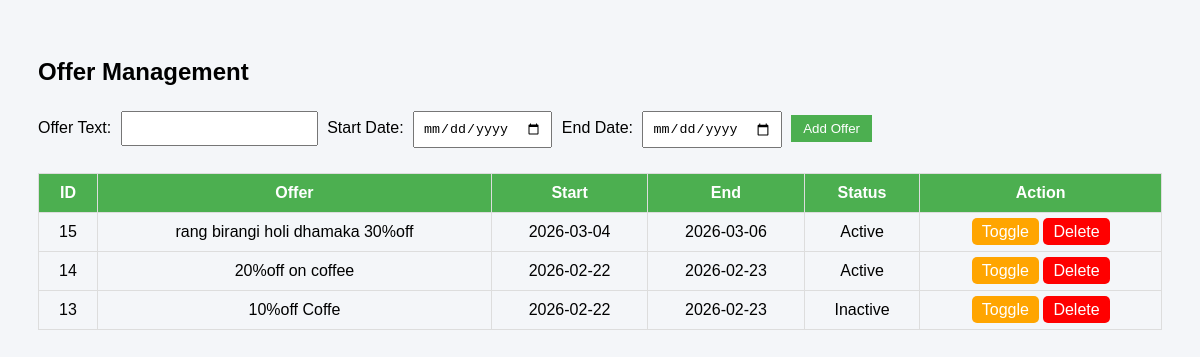
Screenshot of /admin_offers.php with the database file from the repository.
### tables this page shows
CREATE TABLE `offers` (
  `id` int(11) NOT NULL,
  `offer_text` varchar(255) DEFAULT NULL,
  `start_date` date DEFAULT NULL,
  `end_date` date DEFAULT NULL,
  `status` enum('Active','Inactive') DEFAULT 'Active'
);

### admin_offers.php (the view, shortened to what this page needs)
<?php
$conn = new mysqli("localhost", "root", "", "restaurant_db");
$result = $conn->query("SELECT * FROM offers ORDER BY id DESC");
?>
<!DOCTYPE html>
<html>
<head>
</head>
<body>
<h2>Offer Management</h2>
<form method="POST">
    Offer Text: <input type="text" name="offer_text" required>
    Start Date: <input type="date" name="start" required>
    End Date: <input type="date" name="end" required>
    <button name="add">Add Offer</button>
</form>
<table>
<tr>
<th>ID</th>
<th>Offer</th>
<th>Start</th>
<th>End</th>
<th>Status</th>
<th>Action</th>
</tr>
<?php while($row = $result->fetch_assoc()): ?>
<tr>
<td><?php echo $row['id']; ?></td>
<td><?php echo $row['offer_text']; ?></td>
<td><?php echo $row['start_date']; ?></td>
<td><?php echo $row['end_date']; ?></td>
<td><?php echo $row['status']; ?></td>
<td>
<a class="toggle" href="?toggle=<?php echo $row['id']; ?>">Toggle</a>
<a class="delete" href="?delete=<?php echo $row['id']; ?>" onclick="return confirm('Delete offer?')">Delete</a>
</td>
</tr>
<?php endwhile; ?>
</table>
</body>
</html>

### admin_offers.php (style rules this page uses)
body { font-family:Arial;background:#f4f6f9;padding:30px; }
form input { padding:8px;margin:5px; }
button { padding:6px 12px;background:#4CAF50;color:white;border:none; }
table { width:100%;margin-top:20px;border-collapse:collapse; }
th,td { padding:10px;text-align:center;border:1px solid #ddd; }
th { background:#4CAF50;color:white; }
a { padding:5px 10px;border-radius:5px;text-decoration:none; }
.toggle { background:orange;color:white; }
.delete { background:red;color:white; }

### rows the page displays
offers: id "15", offer_text "rang birangi holi dhamaka 30%off", start_date "2026-03-04", end_date "2026-03-06", status "Active"
offers: id "14", offer_text "20%off on coffee", start_date "2026-02-22", end_date "2026-02-23", status "Active"
offers: id "13", offer_text "10%off Coffe", start_date "2026-02-22", end_date "2026-02-23", status "Inactive"
